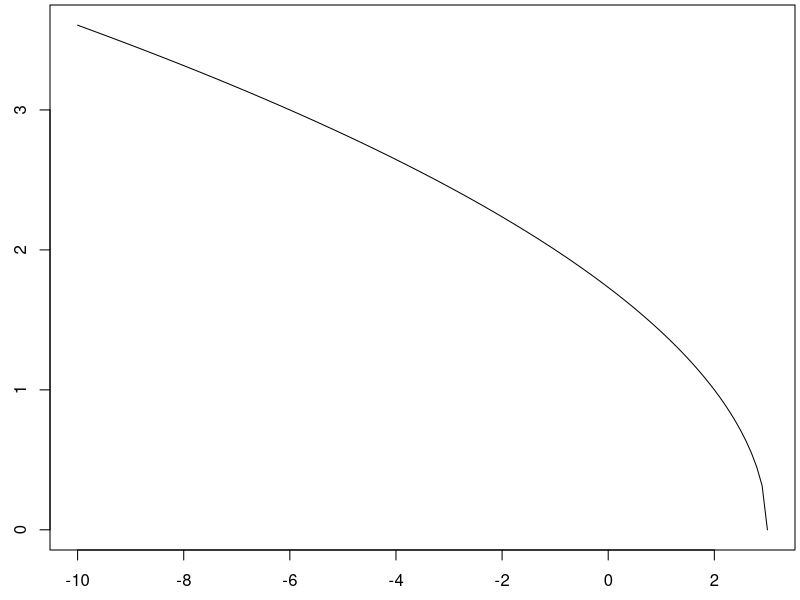
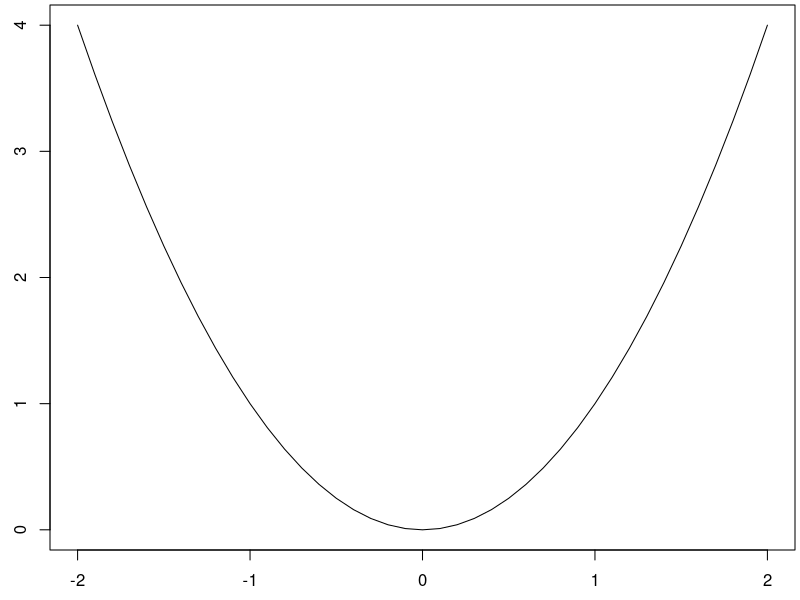

Recreate these plots in R, in order. (Note: this script raises an error after producing the figures.)
## ---- chunk 1
knitr::opts_chunk$set(echo = TRUE)
## ---- chunk 2
f1 <- function(x){
sqrt(3-x)
}

f1(3)
f1(0)
f1(-100)
f1(10)

x <- seq(-10,3,0.1)
y <- f1(x)

par(mar=c(2.5,2.5,0.25,0.25))
plot(x,y,type='l')
## ---- chunk 3
f.quad <- function(x,a=1,b=0,c=0){
a*x^2 + b*x + c
}

f.quad(-2)
f.quad(-1)
f.quad(0)
f.quad(1)
f.quad(2)

x <- seq(-2,2,0.1)

par(mar=c(2.5,2.5,0.25,0.25))
plot(x,f.quad(x),type='l')
## ---- chunk 4
f.quad1 <- function(x,a=1,b=0,c=0){
a*x^2 + b*x + c
}

f.quad2 <- function(x,a,b,c){
a*x^2 + b*x + c
}

f.quad1(1/2)
f.quad2(1/2, 1, 0, 0)

f.quad1(0,1,2,7)
f.quad2(0,1,2,7)

f.quad1(-1/3)
f.quad2(-1/3,1,0,0)
## ---- chunk 5
a <- sample(seq(-3, 3, 1), 9)
b <- sample(seq(-3, 3, 1), 9)
c <- sample(seq(-3, 3, 1), 9)
combinations <- expand.grid(a, b, c) # Number of possibilites
df <- data.frame(a = a, b = b, c = c)

## ---- chunk 6

